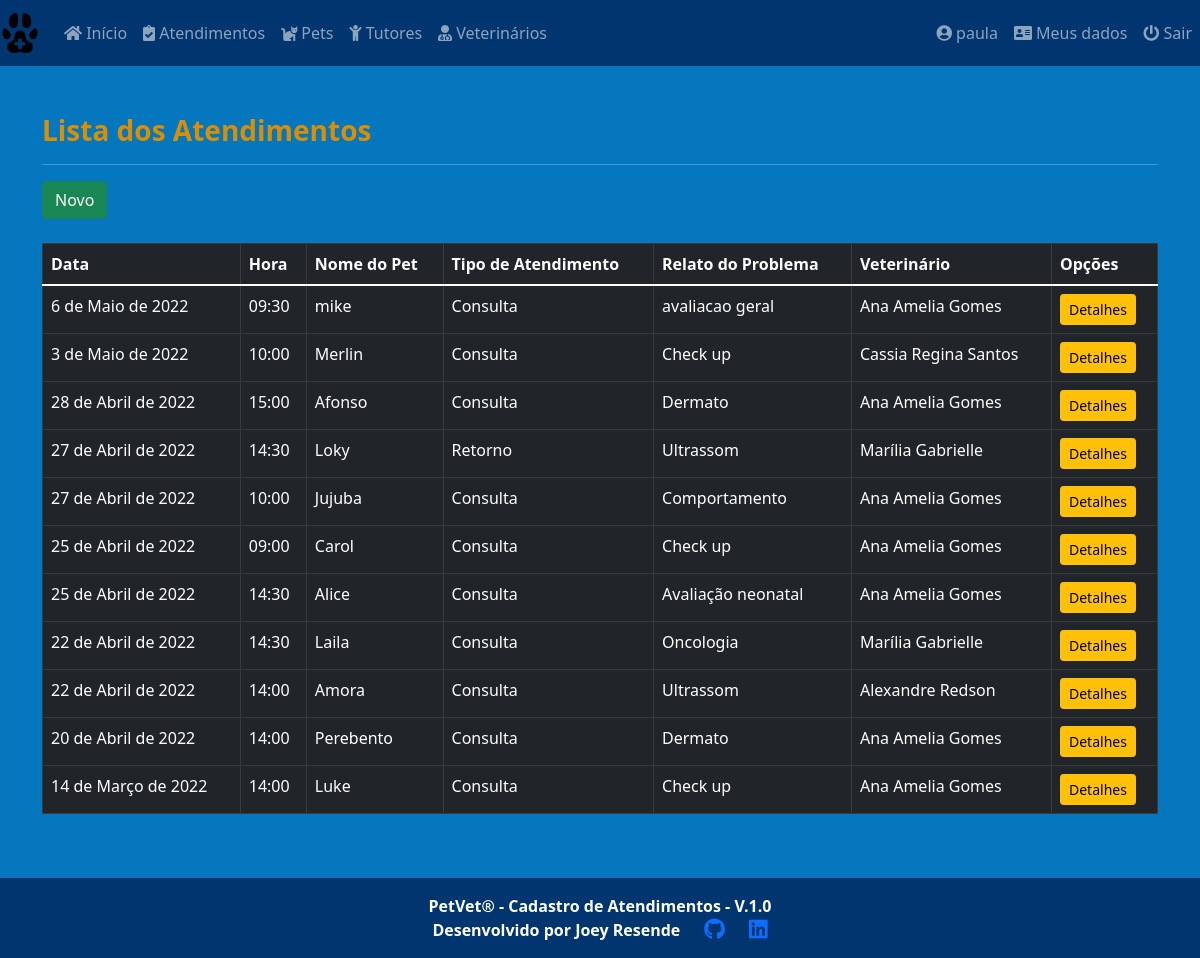
The page /core/medical_cares/ (signed in) on the database as committed earlier.
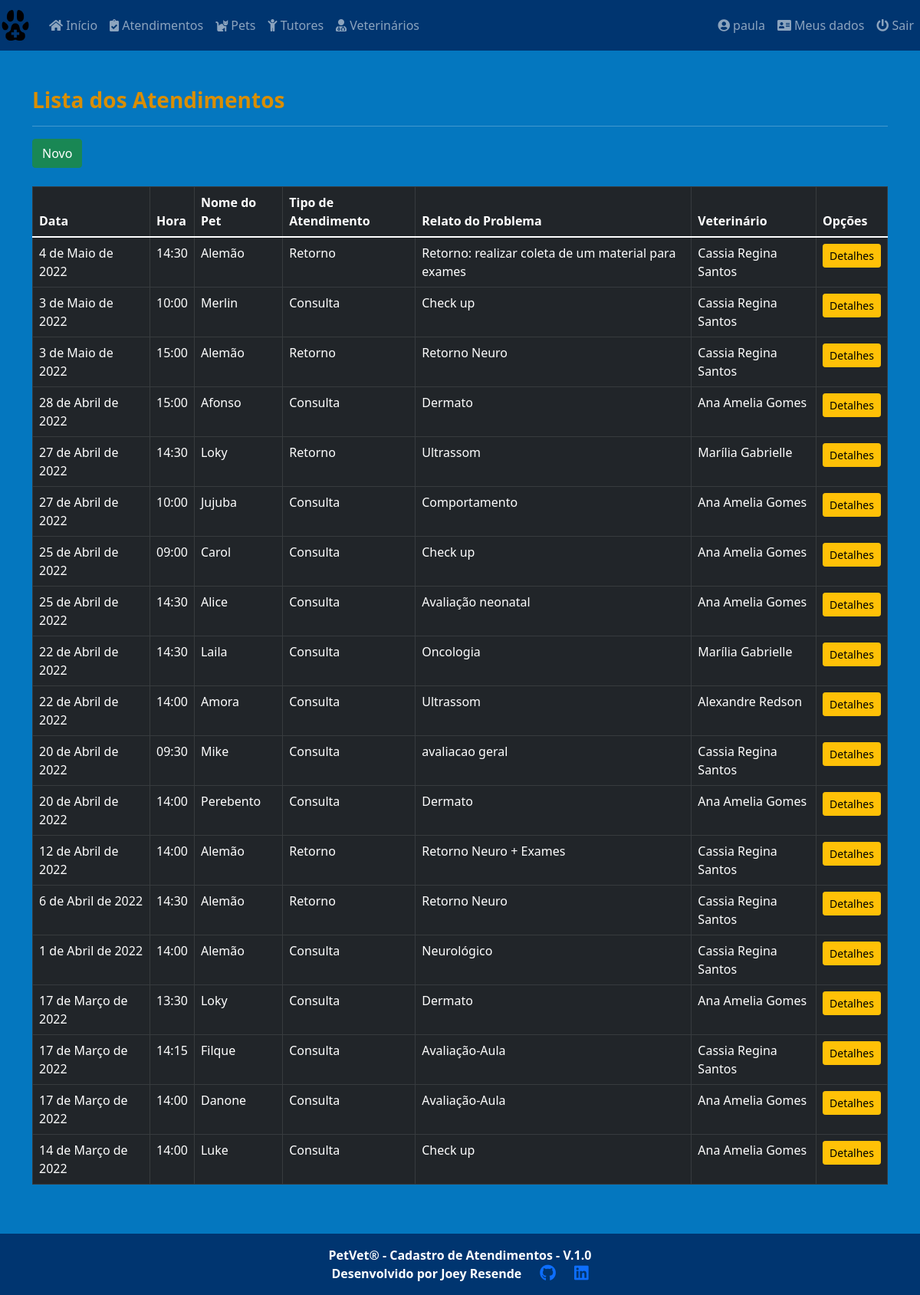
The same page on the database as committed later.
### core/models.py (models this page shows, shortened)
class MedicalCare(models.Model):
    id = models.AutoField(primary_key=True)
    date = models.DateField(default=date.today, verbose_name='Data')
    time = models.TimeField(verbose_name='Hora')
    pet_name = models.ForeignKey(
        'Pets', on_delete=models.PROTECT, null=True, verbose_name='Nome do Pet')
    procedure = models.CharField(
        max_length=8, choices=procedures, verbose_name='Tipo de atendimento')
    vet_name = models.ForeignKey(
        'Vet', on_delete=models.PROTECT, null=True, verbose_name='Veterinario')
    sedative = models.CharField(
        max_length=8, choices=type_sedative, default='Não', verbose_name='Tipo de sedativo')
    report = models.TextField(
        max_length=1000, verbose_name='Relato do problema')
    class Meta:
        ordering = ['-date']

class Pets(models.Model):
    id = models.AutoField(primary_key=True)
    pet_name = models.CharField(
        max_length=30, verbose_name='Nome do Pet')
    species = models.CharField(
        max_length=20, verbose_name='Espécie')
    breed = models.CharField(
        max_length=30, verbose_name='Raça')
    gender = models.CharField(
        max_length=5, choices=sex_status, verbose_name='Genêro')
    date_of_birth = models.DateField(
        null=True, blank=True, verbose_name='Data de Nascimento')
    castrated = models.CharField(
        max_length=3, choices=castrated_status, default='N', verbose_name='Castrado?')
    weight = models.DecimalField(
        max_digits=6, decimal_places=3, verbose_name='Peso', default=0)
    tutor_name = models.ForeignKey(
        'Tutor', on_delete=models.PROTECT, null=True, verbose_name='Nome do Tutor')
    class Meta:
        ordering = ['-id']
    def __str__(self):
        return self.pet_name

class Vet(models.Model):
    vet_name = models.CharField(
        max_length=30, verbose_name='Nome')
    class Meta:
        ordering = ['vet_name']
    def __str__(self):
        return self.vet_name

### core/views.py (the view)
# urls.py: path('medical_cares/', MedicalCareList.as_view(), name='medical_cares'),
class MedicalCareList(LoginRequiredMixin, ListView):
    login_url = reverse_lazy('login')
    model = MedicalCare
    template_name = 'core/medical_care_list.html'

### core/templates/core/medical_care_list.html (shortened to what this page needs)
{% extends 'core/base_model.html' %}
{% load static %}
{% block content %}
<h3><strong>Lista dos Atendimentos</strong></h3>
<hr>
<a href="{% url 'medical_care_new' %}" class="btn btn-success btn">Novo</a><br><br>
<div class="table-responsive">
  <table class="table table-bordered table-hover table-dark" id="medical_care_table">
    <thead class="thead-dark bg-dark">
      <tr>
        <th>Data</th>
        <th>Hora</th>
        <th>Nome do Pet</th>
        <th>Tipo de Atendimento</th>
        <th>Relato do Problema</th>
        <th>Veterinário</th>
        <th>Opções</th>
      </tr>
    </thead>
    <tbody>
      {% for each in object_list %}
      <tr>
        <td>{{ each.date }}</td>
        <td>{{ each.time }}</td>
        <td>{{ each.pet_name }}</td>
        <td>{{ each.procedure }}</td>
        <td>{{ each.report }}</td>
        <td>{{ each.vet_name }}</td>
        <td>
          <a href="{% url 'medical_care_detail' each.pk %}" class="btn btn-warning btn-sm">Detalhes</a>
        </td>
      </tr>
      {% empty %}
      <tr>
        <td colspan="6">Nenhum atendimento cadastrado.</td>
      </tr>
      {% endfor %}
    </tbody>
  </table>
</div>
{% endblock %}

### core/templates/core/base_model.html (shortened to what this page needs)
{% load static %}
<!DOCTYPE html>
<html lang="pt-br" class="h-100">
<head>
    <link
      rel="stylesheet"
      href="https://cdn.jsdelivr.net/npm/bootstrap@5.1.3/dist/css/bootstrap.min.css"
    />
    <link rel="stylesheet" href="https://cdnjs.cloudflare.com/ajax/libs/font-awesome/5.11.2/css/all.css">
    <link rel="stylesheet" href="{% static 'css/styles.css/' %}" />
    <link rel="stylesheet" type="text/css" href="https://cdn.datatables.net/v/bs5/dt-1.11.5/datatables.min.css"/>
</head>
 <body class="d-flex flex-column h-100">
    <main role="main" class="flex-shrink-0">
      {% block menu %}
      <header class="navbar navbar-expand navbar-dark flex-column flex-md-row bd-navbar">
        <a class="navbar-brand" href="{% url 'index' %}">
          <img src="{% static 'img/favicon.ico/' %}" height="40" alt="" />
        </a>
        <div class="navbar-nav-scroll">
          <ul class="navbar-nav bd-navbar-nav flex=row">
              <li class="nav-item">
                <a class="nav-link" href="{% url 'index' %}">
                  <i class="fa fa-home" aria-hidden="true"></i>
                    Início
                </a>
              </li>
              <li class="nav-item">
                <a class="nav-link" href="{% url 'medical_cares' %}">
                  <i class="fas fa-clipboard-check" aria-hidden="true"></i>
                  Atendimentos
                </a>
              </li>
              <li class="nav-item">
                <a class="nav-link" href="{% url 'pets' %}">
                  <i class="fas fa-cat" aria-hidden="true"></i>
                  Pets
                </a>
              </li>
              <li class="nav-item">
                <a class="nav-link" href="{% url 'tutors' %}">
                  <i class="fas fa-child" aria-hidden="true"></i>
                  Tutores
                </a>
              </li>
              <li class="nav-item">
                <a class="nav-link" href="{% url 'vets' %}">
                  <i class="fas fa-user-md" aria-hidden="true"></i>
                  Veterinários
                </a>
              </li>
          </ul>
        </div>
        <div class="collapse navbar-collapse d-lg-flex justify-content-end">
          <ul class="navbar-nav bd-navbar-nav flex=row">
            {% if request.user.is_authenticated %}
            <li class="nav-item">
              <a class="nav-link" href="#">
                <i class="fas fa-user-circle" aria-hidden="true"></i>
                  <span id="username">{{ request.user }}</span>
              </a>
            </li>
            <li class="nav-item">
              <a class="nav-link" href="{% url 'meus_dados' %}">
                <i class="fas fa-address-card" aria-hidden="true"></i>
                Meus dados
              </a>
            </li>
            <li class="nav-item">
              <a class="nav-link" href="{% url 'logout' %}">
                <i class="fas fa-power-off" aria-hidden="true"></i>
                Sair
              </a>
            </li>
            {% endif %}
              </ul>
            </div>
      </header>
      {% endblock %}
      <div class="container py-5">
        {% block content %}
        {% endblock %}
      </div>
    </main>
    <footer class="mt-auto">
      {% block footer %}
      <div class="container-fluid text-center p-3">
        <div class="row justify-content-md-center">
          <div class="col text-center">
            <span><strong>PetVet® - Cadastro de Atendimentos - V.1.0</strong></span><br>
          </div>
        </div>
        <div class="row justify-content-md-center">
          <div class="col-md-auto">
            <span><strong>Desenvolvido por Joey Resende</strong></span>
          </div>
          <div class="col-md-auto">
            <a href="https://github.com/Joey-Resende" target="_blank">
              <i class="fab fa-github fa-lg" aria-hidden="true"></i>
            </a>
          </div>
          <div class="col-md-auto">
            <a href="https://www.linkedin.com/in/givanildo-resende/" target="_blank">
              <i class="fab fa-linkedin fa-lg" aria-hidden="true"></i>
            </a>
          </div>
        </div>
      </div>
      {% endblock %}
    </footer>
  </body>
</html>

### static/css/styles.css (style rules this page uses)
:root { --preto: #000000; --branco-1: #ffffff; --branco-2: #E0E2DD; --azul-1: #0477BF; --azul-2: #0388A6; --azul-3: #003570; --amarelo-1: #F2CB05; --amarelo-2: #D98E04; }
body { background-color: var(--azul-1); color: var(--preto); }
h3 { color: var(--amarelo-2); }
div { color: var(--branco-1); }
.navbar { background-color: var(--azul-3); color: var(--amarelo-2); }
footer { background-color: var(--azul-3); }

Rows that differ between the two databases and show on the page:
added MedicalCare: date "4 de Maio de 2022", time "14:30", pet_name "Alemão", procedure "Retorno", report "Retorno: realizar coleta de um material para exames", vet_name "Cassia Regina Santos"
added MedicalCare: date "3 de Maio de 2022", time "15:00", pet_name "Alemão", procedure "Retorno", report "Retorno Neuro", vet_name "Cassia Regina Santos"
changed MedicalCare "avaliacao geral": date "6 de Maio de 2022" → "20 de Abril de 2022"; pet_name "mike" → "Mike"; vet_name "Ana Amelia Gomes" → "Cassia Regina Santos"; moves down the list
added MedicalCare: date "12 de Abril de 2022", time "14:00", pet_name "Alemão", procedure "Retorno", report "Retorno Neuro + Exames", vet_name "Cassia Regina Santos"
added MedicalCare: date "6 de Abril de 2022", time "14:30", pet_name "Alemão", procedure "Retorno", report "Retorno Neuro", vet_name "Cassia Regina Santos"
added MedicalCare: date "1 de Abril de 2022", time "14:00", pet_name "Alemão", procedure "Consulta", report "Neurológico", vet_name "Cassia Regina Santos"
added MedicalCare: date "17 de Março de 2022", time "13:30", pet_name "Loky", procedure "Consulta", report "Dermato", vet_name "Ana Amelia Gomes"
added MedicalCare: date "17 de Março de 2022", time "14:15", pet_name "Filque", procedure "Consulta", report "Avaliação-Aula", vet_name "Cassia Regina Santos"
added MedicalCare: date "17 de Março de 2022", time "14:00", pet_name "Danone", procedure "Consulta", report "Avaliação-Aula", vet_name "Ana Amelia Gomes"
